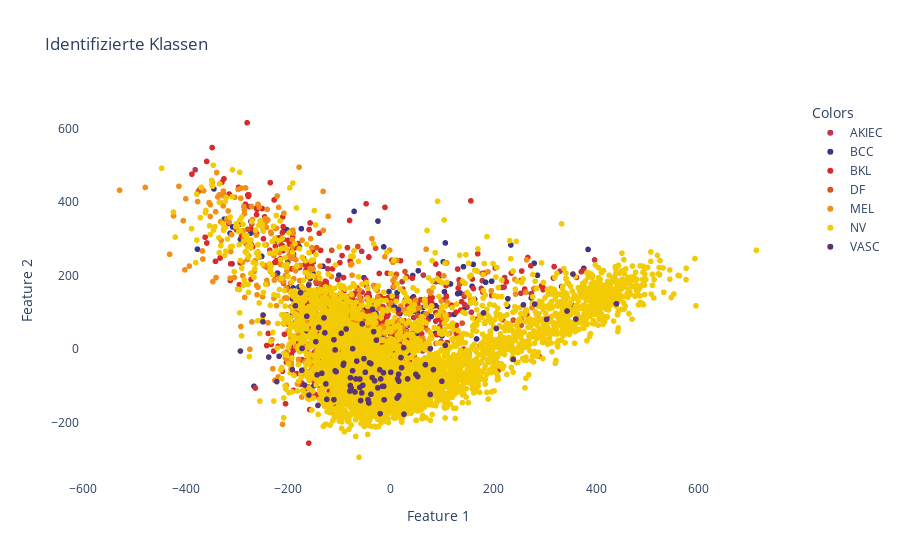

Here is the notebook cell this chart was saved with:
### Code cell
import plotly.express as px
import pandas as pd

# Create a DataFrame with the features_pca and colors
data = {'Feature 1': features_pca[:, 0],
        'Feature 2': features_pca[:, 1],
        'Colors': colors}
df = pd.DataFrame(data)

# Define a custom color scale
color_scale = ['#BF364F', "#3A3684", '#D92B2B', '#D95323', '#F28F16', '#F2CB05', '#5A3473']


fig = px.scatter(df, x='Feature 1', y='Feature 2', color='Colors', title='Identifizierte Klassen', color_discrete_sequence=color_scale)
#fig.update_traces(marker=dict(opacity=0.2))  # Set the marker opacity to 0.5 (half-transparent)

# Plot the scatter plot using Plotly
#fig = px.scatter(df, x='Feature 1', y='Feature 2', color='Colors', title='Identifizierte Klassen')
# Customize the colorbar title
fig.update_coloraxes(colorbar_title='Custom Colorbar Title')

# Customize the layout
fig.update_layout(
    plot_bgcolor='white',   # Set the plot background color
    paper_bgcolor='white'   # Set the paper (around the plot) background color
)

fig.show()

### Figure 1 — Plotly figure (JSON) as saved in the notebook; plotly's stock layout.template omitted (floating-point values rounded to 4 significant figures; data arrays with more than 128 entries replaced by an {"elided": "..."} marker saying what was removed)
{"data": [{"hovertemplate": "Colors=AKIEC<br>Feature 1=%{x}<br>Feature 2=%{y}<extra></extra>", "legendgroup": "AKIEC", "marker": {"color": "#BF364F", "symbol": "circle"}, "mode": "markers", "name": "AKIEC", "showlegend": true, "type": "scattergl", "x": {"elided": "228 float values"}, "xaxis": "x", "y": {"elided": "228 float values"}, "yaxis": "y"}, {"hovertemplate": "Colors=BCC<br>Feature 1=%{x}<br>Feature 2=%{y}<extra></extra>", "legendgroup": "BCC", "marker": {"color": "#3A3684", "symbol": "circle"}, "mode": "markers", "name": "BCC", "showlegend": true, "type": "scattergl", "x": {"elided": "327 float values"}, "xaxis": "x", "y": {"elided": "327 float values"}, "yaxis": "y"}, {"hovertemplate": "Colors=BKL<br>Feature 1=%{x}<br>Feature 2=%{y}<extra></extra>", "legendgroup": "BKL", "marker": {"color": "#D92B2B", "symbol": "circle"}, "mode": "markers", "name": "BKL", "showlegend": true, "type": "scattergl", "x": {"elided": "727 float values"}, "xaxis": "x", "y": {"elided": "727 float values"}, "yaxis": "y"}, {"hovertemplate": "Colors=DF<br>Feature 1=%{x}<br>Feature 2=%{y}<extra></extra>", "legendgroup": "DF", "marker": {"color": "#D95323", "symbol": "circle"}, "mode": "markers", "name": "DF", "showlegend": true, "type": "scattergl", "x": [-226.3, 139.2, -88.12, -278.6, -241.7, -29.51, -64.17, -271.0, -131.4, -374.8, -271.3, 36.66, -41.01, -76.26, -95.0, -63.71, -115.2, -53.88, -95.37, -117.4, -30.42, 11.06, 144.6, 27.69, -65.23, -138.6, -32.61, -88.61, -76.12, -50.99, -144.4, 238.8, 134.1, -158.5, -105.3, 51.93, 166.4, -115.7, -209.0, -145.7, -0.3951, 178.1, 21.76, 33.78, 22.47, 105.3, 289.4, -26.68, 47.69, 76.59, 254.0, -22.49, 102.9, 16.2, 438.0, 96.95, 114.3, 246.9, -11.03, 49.12, 6.503, 75.24, -9.582, -17.24, -9.131, 64.02, 2.085, 2.858, -69.68, -33.66, -15.4, 54.63, -28.89], "xaxis": "x", "y": [201.6, 70.73, -68.06, 326.4, 223.1, 274.7, 279.4, 340.2, 11.77, 429.8, 284.3, 95.77, -10.93, 44.72, 106.1, 81.76, 269.0, 39.83, 60.7, 134.0, 172.2, 203.8, 149.2, 211.2, 87.2, 178.7, 11.32, 97.6, 112.5, 84.46, 276.2, 79.04, 177.0, 156.7, -126.5, 91.36, 213.6, 68.11, 179.5, 183.1, -35.0, 206.2, -7.881, -124.5, -129.8, -84.03, -19.79, -93.84, -80.78, -62.04, 64.66, -60.48, -76.18, -79.57, 133.0, -114.1, -90.33, 34.53, -108.1, -139.7, -110.2, -118.6, -103.8, -91.3, -102.1, -81.41, -123.8, -126.7, -75.81, -103.5, -53.1, -68.76, -94.71], "yaxis": "y"}, {"hovertemplate": "Colors=MEL<br>Feature 1=%{x}<br>Feature 2=%{y}<extra></extra>", "legendgroup": "MEL", "marker": {"color": "#F28F16", "symbol": "circle"}, "mode": "markers", "name": "MEL", "showlegend": true, "type": "scattergl", "x": {"elided": "614 float values"}, "xaxis": "x", "y": {"elided": "614 float values"}, "yaxis": "y"}, {"hovertemplate": "Colors=NV<br>Feature 1=%{x}<br>Feature 2=%{y}<extra></extra>", "legendgroup": "NV", "marker": {"color": "#F2CB05", "symbol": "circle"}, "mode": "markers", "name": "NV", "showlegend": true, "type": "scattergl", "x": {"elided": "5403 float values"}, "xaxis": "x", "y": {"elided": "5403 float values"}, "yaxis": "y"}, {"hovertemplate": "Colors=VASC<br>Feature 1=%{x}<br>Feature 2=%{y}<extra></extra>", "legendgroup": "VASC", "marker": {"color": "#5A3473", "symbol": "circle"}, "mode": "markers", "name": "VASC", "showlegend": true, "type": "scattergl", "x": [-124.6, -74.28, -222.2, -168.0, 106.3, -21.44, -140.4, -217.7, -130.1, -54.63, -175.9, -249.0, -163.7, 180.7, -185.9, -60.31, 15.06, -249.1, -28.06, -96.54, -143.5, -134.5, -108.5, -146.1, -191.8, -173.4, -160.0, -293.1, -33.34, -126.5, 303.7, -108.4, -106.5, -35.75, -74.41, -14.3, -172.9, -159.4, -128.4, -110.8, -66.26, -87.03, -237.9, -91.7, -36.2, -49.62, -78.99, 83.16, 238.6, 343.5, 48.81, -41.49, -78.57, -141.9, -25.54, -31.4, -42.66, 76.88, 13.2, -69.76, 52.39, -38.77, -19.59, -16.38, 15.31, -20.64, 25.72, 12.34, -52.29, 280.7, -77.39, -13.65, 355.0, 67.52, -38.67, 205.8, -110.8, -92.65, -55.67, 32.76, 19.85, 77.14, 21.05, 25.02, -56.64, 15.71, 0.07629, -67.86, 258.5, -79.59, 360.7, 439.8, 99.5, -58.78, -12.96, 15.75, -60.49, -44.33], "xaxis": "x", "y": [-137.0, 1.12, -88.56, -97.93, 10.22, -56.45, 58.88, -19.54, 85.07, -98.65, 153.7, 92.77, 89.43, 98.48, 117.9, -81.54, 107.5, 74.32, 24.24, 42.96, -70.19, -66.02, -2.342, 20.16, -55.88, -57.65, 174.4, -5.254, 47.58, -94.86, 81.0, -59.18, -61.56, 108.1, -59.1, -64.42, 1.826, -125.1, 44.27, 25.63, -32.67, 54.71, -21.69, -38.94, -77.62, -63.14, -99.2, -55.84, -28.19, 103.8, -68.58, -37.67, -77.9, -153.5, -105.7, -86.33, -146.8, -123.6, -81.03, -116.8, -74.74, -39.53, -81.2, -101.4, -68.49, -175.9, -177.1, -133.3, -26.15, 122.4, -106.0, -101.5, 204.4, -42.37, -123.0, 55.9, -137.8, -43.5, 68.68, -81.35, -23.0, 1.057, -50.7, 3.933, -119.2, -87.41, -63.06, -81.39, 120.5, -114.2, 81.9, 123.4, -87.74, -140.2, -138.1, -127.1, -104.5, -138.0], "yaxis": "y"}], "layout": {"coloraxis": {"colorbar": {"title": {"text": "Custom Colorbar Title"}}}, "legend": {"title": {"text": "Colors"}, "tracegroupgap": 0}, "paper_bgcolor": "white", "plot_bgcolor": "white", "title": {"text": "Identifizierte Klassen"}, "xaxis": {"anchor": "y", "domain": [0, 1], "title": {"text": "Feature 1"}}, "yaxis": {"anchor": "x", "domain": [0, 1], "title": {"text": "Feature 2"}}}}
